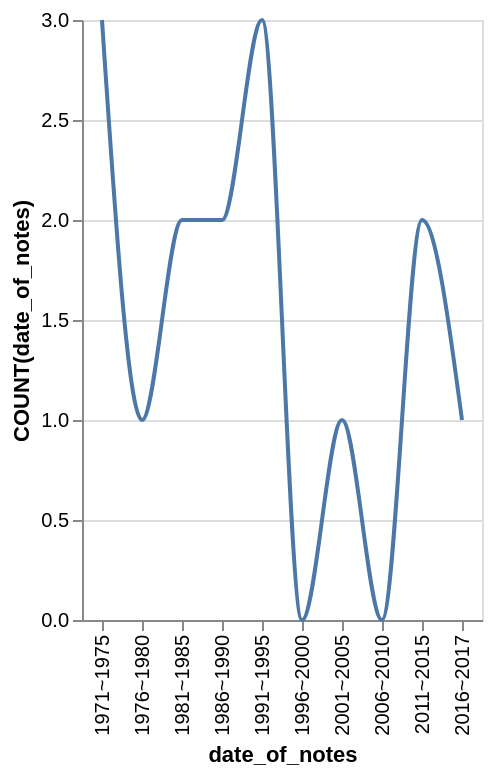

Write the Vega-Lite specification saved for this chart.
### Vega-Lite specification from a JSON file in a GitHub repository (floating-point values rounded to 4 significant figures)
{"data": {"values": [{"x_data": "1971~1975", "y_data": 3}, {"x_data": "1976~1980", "y_data": 1}, {"x_data": "1981~1985", "y_data": 2}, {"x_data": "1986~1990", "y_data": 2}, {"x_data": "1991~1995", "y_data": 3}, {"x_data": "1996~2000", "y_data": 0}, {"x_data": "2001~2005", "y_data": 1}, {"x_data": "2006~2010", "y_data": 0}, {"x_data": "2011~2015", "y_data": 2}, {"x_data": "2016~2017", "y_data": 1}]}, "mark": {"type": "line", "interpolate": "monotone"}, "encoding": {"x": {"field": "x_data", "type": "nominal", "title": "date_of_notes", "sort": "ascending"}, "y": {"field": "y_data", "type": "quantitative", "title": "COUNT(date_of_notes)"}}}
